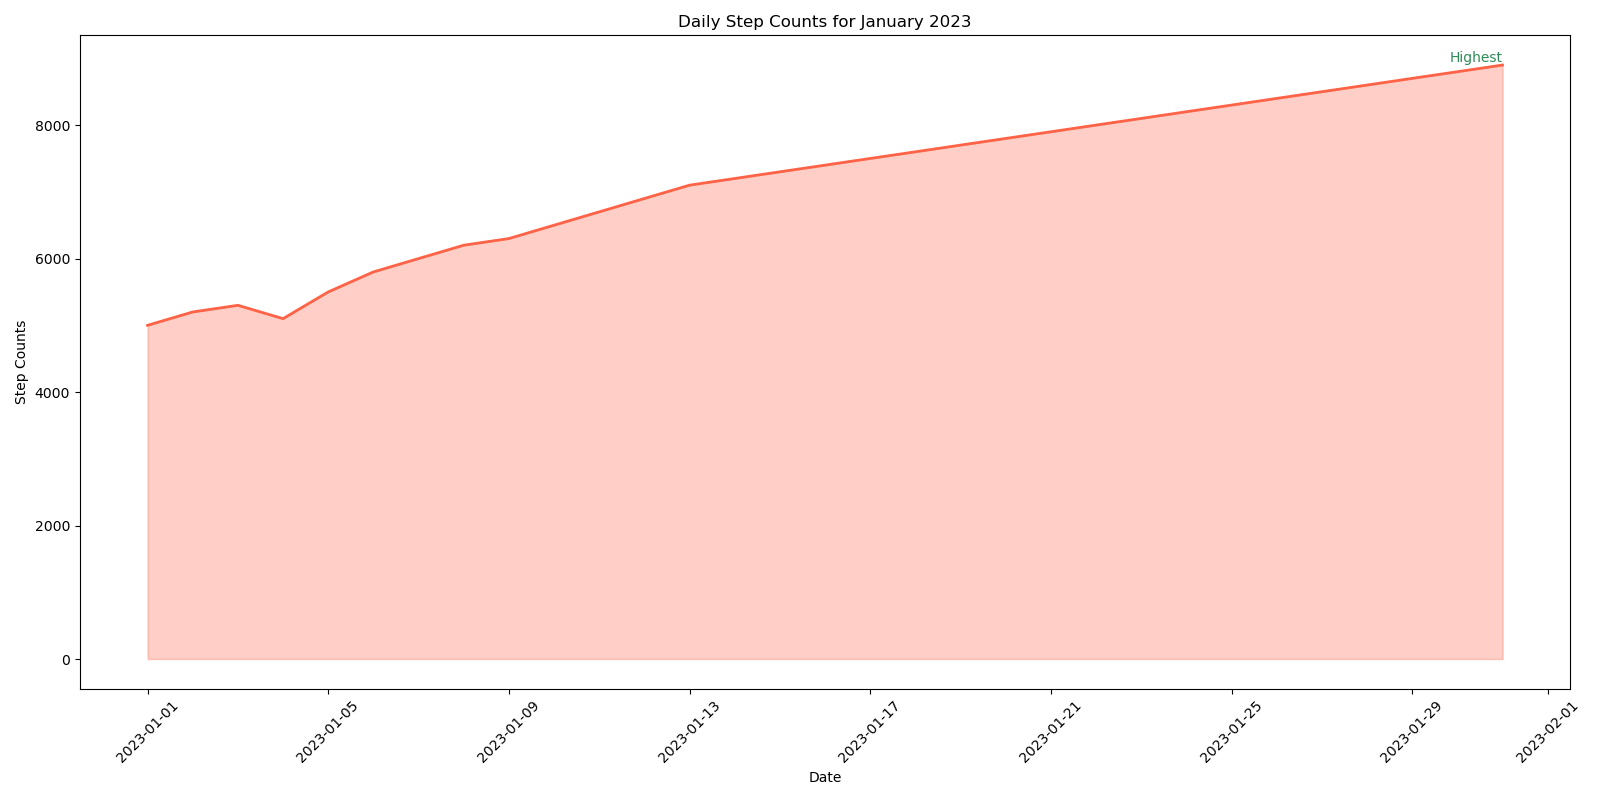

Write Python code to recreate this figure.

import pandas as pd
import seaborn as sns
import matplotlib.pyplot as plt

# Create a DataFrame from the provided data
data = {
    'Date': pd.date_range(start='2023-01-01', periods=31, freq='D'),
    'Step Counts': [5000, 5200, 5300, 5100, 5500, 5800, 6000, 6200, 6300, 6500, 6700, 6900, 7100, 7200,
                    7300, 7400, 7500, 7600, 7700, 7800, 7900, 8000, 8100, 8200, 8300, 8400, 8500, 8600,
                    8700, 8800, 8900]
}

df = pd.DataFrame(data)

# Set the size of the chart
plt.figure(figsize=(16, 8))

# Create an area chart
sns.lineplot(data=df, x='Date', y='Step Counts', color='#FF6347', lw=2)
plt.fill_between(df['Date'], 0, df['Step Counts'], color='#FF6347', alpha=0.3)

# Add title and labels
plt.title('Daily Step Counts for January 2023')
plt.xlabel('Date')
plt.ylabel('Step Counts')

# Assign text label on the chart
plt.text(x=df['Date'][30], y=df['Step Counts'][30], s="Highest", color='#2E8B57', va='bottom', ha='right')

# Enhance the x-axis date format
plt.xticks(rotation=45)

# Display the chart
plt.tight_layout()
plt.show()
